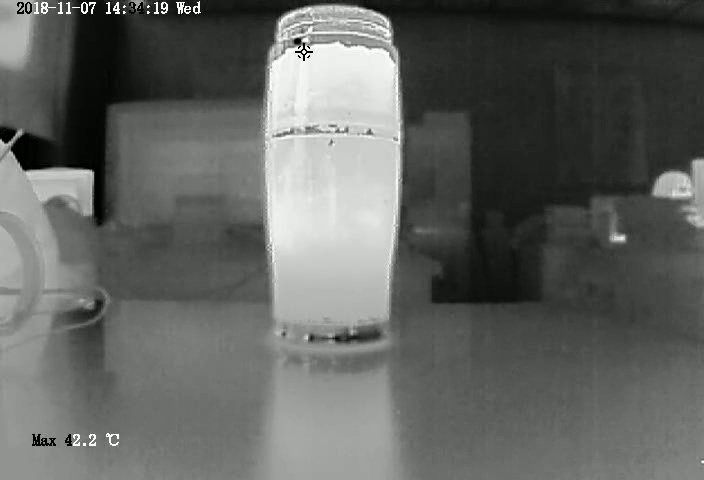
#> input picture image 50.jpg, 704 x 480 px; its folder holds 3 pictures in this run
$ python '各个帧最值折线图.py'
#> lines starting #> are read from the running program, lines starting #| are printed output that depends on the picture
import cv2
import matplotlib.pyplot as plt
import numpy as np
import time
# plt.plot('real-time line chart')
plt.xlabel('time')
plt.ylabel('Pixel difference')
plt.grid()
max1=[]
min1=[]
t_max=[]
t_min=[]
plt.grid()
for i in range(20):
    image=cv2.imread("image %d.jpg"%((i+1)*50),0)
#> image: shape (480, 704); min 0, max 255, mean 98.7
    # src=cv2.cvtColor(image,cv2.COLOR_BGR2GRAY)
    img=image[100:150,100:150]
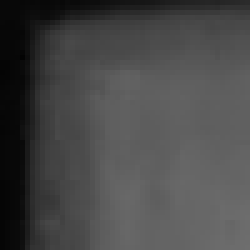
#> img: shape (50, 50) (shown 5 times larger); min 3, max 110, mean 72.3
    max_img=img.max()
#> max_img = 110
    max1.append(max_img)
    min_img=img.min()
#> min_img = 3
#> (the run stopped early here; a loop or call above may not have finished)
